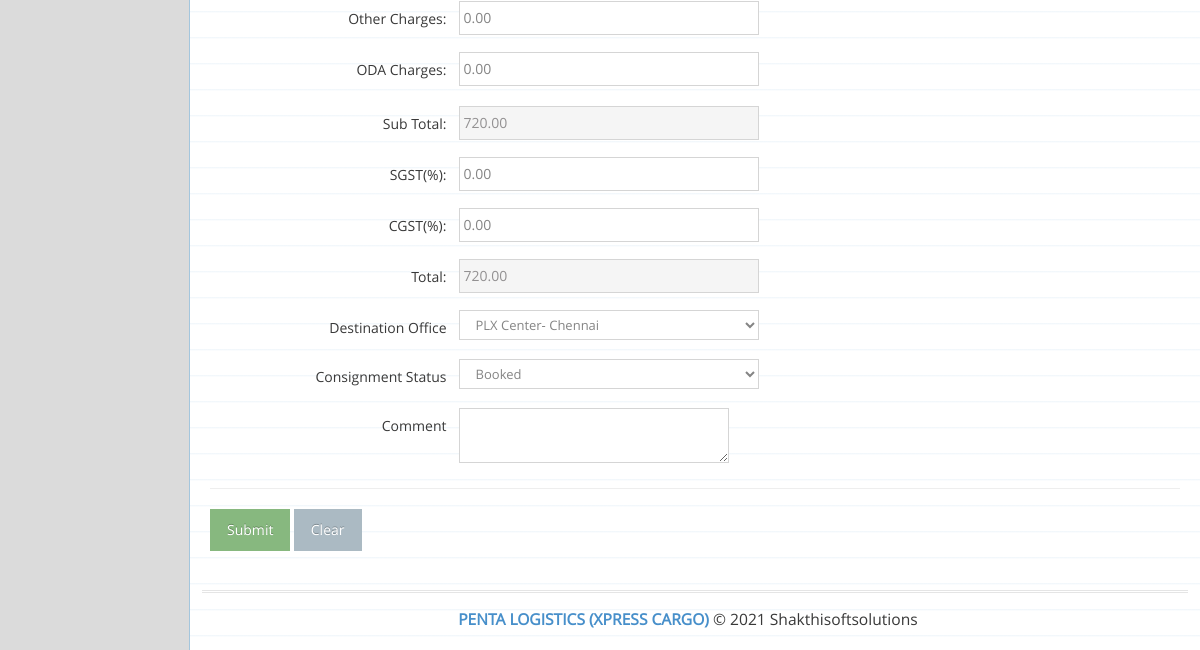
The page /admin/add-consignment.php?ty=status&editid=10 (signed in, lower part) on the database as committed earlier.
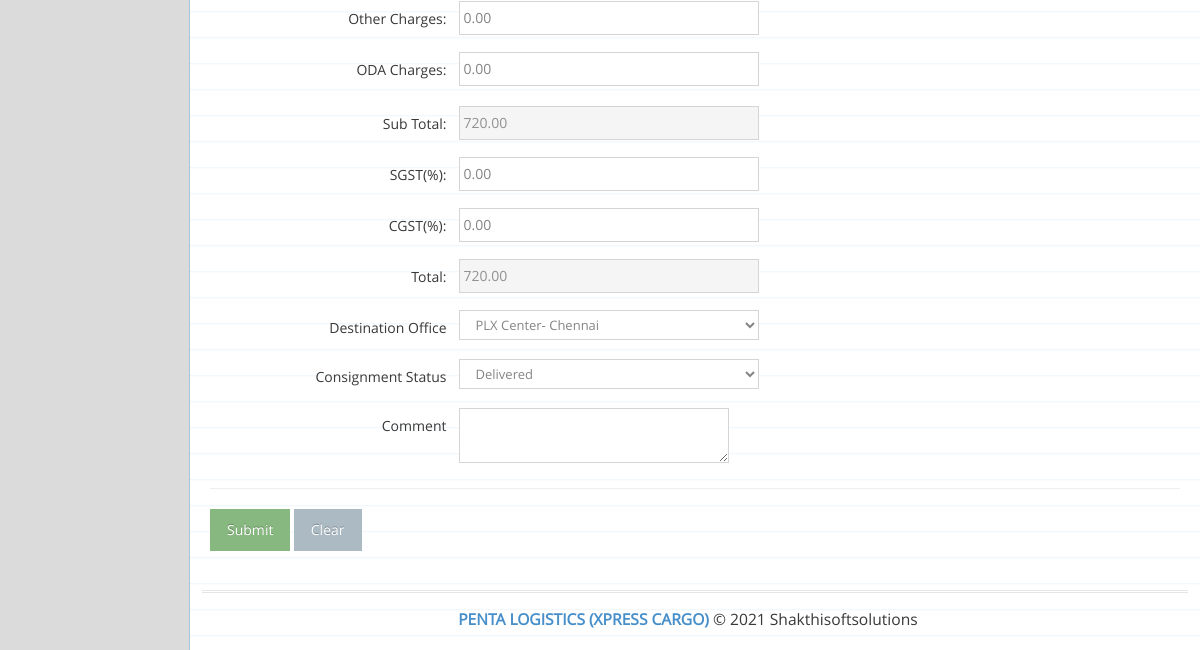
The same page on the database as committed later.
### tables this page shows
CREATE TABLE `tbl_courier` (
  `cid` int(10) NOT NULL,
  `waybillno` varchar(100) NOT NULL,
  `consignor_name` varchar(100) NOT NULL,
  `consignor_gst` varchar(50) NOT NULL,
  `consignor_phone` varchar(12) NOT NULL,
  `consignor_add` varchar(200) NOT NULL,
  `consignee_name` varchar(100) NOT NULL,
  `consignee_gst` varchar(50) NOT NULL,
  `consignee_phone` varchar(12) NOT NULL,
  `consignee_pincode` varchar(50) NOT NULL,
  `consignee_add` varchar(200) NOT NULL,
  `toi` varchar(40) NOT NULL,
  `weight` double NOT NULL,
  `actwgt` varchar(50) NOT NULL,
  `volh` varchar(50) NOT NULL,
  `volw` varchar(50) NOT NULL,
  `voll` varchar(50) NOT NULL,
  `volq` varchar(50) NOT NULL,
  `volh1` varchar(50) NOT NULL,
  `volw1` varchar(50) NOT NULL,
  `voll1` varchar(50) NOT NULL,
  `volq1` varchar(50) NOT NULL,
  `volh2` varchar(50) NOT NULL,
  `volw2` varchar(50) NOT NULL,
  `voll2` varchar(50) NOT NULL,
  `volq2` int(11) NOT NULL,
  `cubft` varchar(50) NOT NULL,
  `boxes` varchar(50) NOT NULL,
  `bxpkg` varchar(50) NOT NULL,
  `qty` int(10) NOT NULL,
  `units` varchar(50) NOT NULL,
  `invoice_no` varchar(20) NOT NULL,
  `invoice_val` varchar(50) NOT NULL,
  `setto` varchar(100) NOT NULL,
  `pay_mode` varchar(20) NOT NULL,
  `pick_date` varchar(100) NOT NULL,
  `dest_off` varchar(20) NOT NULL,
  `org_off` varchar(50) NOT NULL,
  `freight` double NOT NULL,
  `insurance` varchar(50) NOT NULL,
  `waych` varchar(100) NOT NULL,
  `othch` varchar(100) NOT NULL,
  `odach` varchar(100) NOT NULL,
  `topaych` varchar(100) NOT NULL,
  `subtot` varchar(100) NOT NULL,
  `sgst` varchar(100) NOT NULL,
  `cgst` varchar(100) NOT NULL,
  `tot` varchar(100) NOT NULL,
  `comments` varchar(250) NOT NULL,
  `book_status` varchar(10) NOT NULL,
  `status` varchar(20) NOT NULL,
  `book_date` date NOT NULL
);

CREATE TABLE `book_status` (
  `b_id` int(11) NOT NULL,
  `bname` varchar(100) NOT NULL,
  `status` varchar(100) NOT NULL DEFAULT 'A'
);

CREATE TABLE `tbl_offices` (
  `id` int(10) NOT NULL,
  `off_name` varchar(100) NOT NULL,
  `address` varchar(230) NOT NULL,
  `city` varchar(100) NOT NULL,
  `ph_no` varchar(20) NOT NULL,
  `office_time` varchar(100) NOT NULL,
  `contact_person` varchar(100) NOT NULL,
  `status` varchar(50) NOT NULL DEFAULT 'A'
);

### admin/add-consignment.php (the view, shortened to what the changed rows need)
	<?php
if((isset($_SESSION)) && (isset($_SESSION['uid'])))
{
	if(isset($_GET['ty']))
	{
	?>
<!DOCTYPE html>
<html lang="en">
	<head>
		<link rel="stylesheet" href="assets/css/bootstrap.min.css" />
		<link rel="stylesheet" href="assets/font-awesome/4.5.0/css/font-awesome.min.css" />
		<link rel="stylesheet" href="assets/css/ace.min.css" class="ace-main-stylesheet" id="main-ace-style" />
		<link rel="stylesheet" href="assets/css/ace-skins.min.css" />
		<link rel="stylesheet" href="assets/css/ace-rtl.min.css" />
		<link rel="stylesheet" href="assets/css/select2.min.css" />
		<link rel="stylesheet" href="assets/css/bootstrap-datetimepicker.min.css" />
	</head>
	<body class="skin-3">
		<div class="main-container ace-save-state" id="main-container">
				<?php
				include("sidebar.php");
				?>
			<div class="main-content">
				<div class="main-content-inner">
			<?php
if(isset($_GET['ty']))
{
if($_GET['ty'] == "status")
{
	$sqlms=mysqli_query($dbConn,"Select * from tbl_courier where cid = '".$_GET['editid']."'");
	$rowms=mysqli_fetch_array($sqlms);
	?>		<div class="page-content">
						<div class="row">
							<div class="col-xs-12">
								<form class="form-horizontal" method="POST" action="add-consignment.php?ac=status&ty=status&editid=<?php echo $_GET['editid'];?>">
															<div class="form-group">
																<label class="control-label col-xs-12 col-sm-3 no-padding-right" for="otherch">Other Charges:</label>
																<div class="col-xs-12 col-sm-9">
																	<div class="clearfix">
																		<input type="number" name="otherch" id="otherch" class="col-xs-12 col-sm-5 " value="<?php echo $rowms['othch'];?>" />
																	</div>
																</div>
															</div>
															<div class="space-2"></div>
															<div class="form-group" id="odasec" style="display:
															<?php
															$pinsql=mysqli_fetch_array(mysqli_query($dbConn,"select * from pincode where bname='$rowms[consignee_pincode]'"));
															if($pinsql['bname'] == $rowms['consignee_pincode'])
															{
																echo "none";
															}
															else
															{
																echo "block";
															}
															?>;">
																<label class="control-label col-xs-12 col-sm-3 no-padding-right" for="oda">ODA Charges:</label>
																<div class="col-xs-12 col-sm-9">
																	<div class="clearfix">
																		<input type="number" name="oda" id="oda" class="col-xs-12 col-sm-5 " value="<?php echo $rowms['odach'];?>" />
																	</div>
																</div>
															</div>
															<div class="space-2"></div>
															<div class="space-2"></div>
															<div class="form-group">
																<label class="control-label col-xs-12 col-sm-3 no-padding-right" for="subtot">Sub Total:</label>
																<div class="col-xs-12 col-sm-9">
																	<div class="clearfix">
																		<input type="number" name="subtot" id="subtot" class="col-xs-12 col-sm-5 " value="<?php echo $rowms['subtot'];?>" readonly />
																	</div>
																</div>
															</div>
															<div class="space-2"></div>
															<div class="form-group">
																<label class="control-label col-xs-12 col-sm-3 no-padding-right" for="sgst">SGST(%):</label>
																<div class="col-xs-12 col-sm-9">
																	<div class="clearfix">
																		<input type="number" name="sgst" id="sgst" class="col-xs-12 col-sm-5 "  value="<?php echo $rowms['sgst'];?>"/>
																	</div>
																</div>
															</div>
															<div class="space-2"></div>
															<div class="form-group">
																<label class="control-label col-xs-12 col-sm-3 no-padding-right" for="consignno">CGST(%):</label>
																<div class="col-xs-12 col-sm-9">
																	<div class="clearfix">
																		<input type="number" name="consignno" id="consignno" class="col-xs-12 col-sm-5" value="<?php echo $rowms['cgst'];?>" required/>
																	</div>
															</div>
															</div>
															<div class="space-2"></div>
															<div class="form-group">
																<label class="control-label col-xs-12 col-sm-3 no-padding-right" for="tot">Total:</label>
																<div class="col-xs-12 col-sm-9">
																	<div class="clearfix">
																		<input type="number" name="tot" id="tot" class="col-xs-12 col-sm-5 "  value="<?php echo $rowms['tot'];?>" readonly />
																	</div>
																</div>
															</div>
															<div class="space-2"></div>
															<div class="form-group">
																<label class="control-label col-xs-12 col-sm-3 no-padding-right" for="desoff">Destination Office</label>
																<div class="col-xs-12 col-sm-9">
																	<div class="clearfix">
																		<select class="col-xs-12 col-sm-5" id="desoff" name="desoff">
																			<?php
																			$sqltoi= mysqli_query($dbConn,"Select * from tbl_offices where status= 'A'");
																			while($rwtoi=mysqli_fetch_array($sqltoi))
																			{
																			?>
																			<option value="<?php echo $rwtoi['id'];?>"
																			<?php if($rwtoi['id'] == $rowms['dest_off']){echo "selected";}?>
																			><?php echo $rwtoi['off_name'];?></option>
																			<?php
																			}
																			?>
																		</select>
																	</div>
																</div>
															</div>
															<div class="space-2"></div>
															<div class="form-group">
																<label class="control-label col-xs-12 col-sm-3 no-padding-right" for="book_status">Consignment Status</label>
																<div class="col-xs-12 col-sm-9">
																	<div class="clearfix">
																		<select class="col-xs-12 col-sm-5" id="book_status" name="book_status">
																			<?php
																			$sqltoi= mysqli_query($dbConn,"Select * from book_status where status= 'A'");
																			while($rwtoi=mysqli_fetch_array($sqltoi))
																			{
																			?>
																			<option value="<?php echo $rwtoi['b_id'];?>"
																			<?php if($rwtoi['b_id'] == $rowms['book_status']){echo "selected";}?> ><?php echo $rwtoi['bname'];?></option>
																			<?php
																			}
																			?>
																		</select>
																	</div>
																</div>
															</div>
															<div class="space-2"></div>
															<div class="form-group">
																<label class="control-label col-xs-12 col-sm-3 no-padding-right" for="comment">Comment</label>
																<div class="col-xs-12 col-sm-9">
																	<div class="clearfix">
																		<textarea class="input-xlarge" name="comment" id="comment"><?php echo $rowms['comments'];?></textarea>
																	</div>
																</div>
															</div>
															<hr />
											<div >
											<button class="btn btn-success btn-next" type="Submit">
													Submit
												</button>
												<button class="btn btn-prev">
													Clear
												</button>
											</div>
											</form>
							</div>
						</div>
					</div>
					<?php
}
	}
			?>
				</div>
			</div>
		</div>
							<?php
	}
}
	?>

Rows that differ between the two databases and show on the page:
changed tbl_courier "PLX Center- Chennai": book_status "Booked" → "Delivered"
